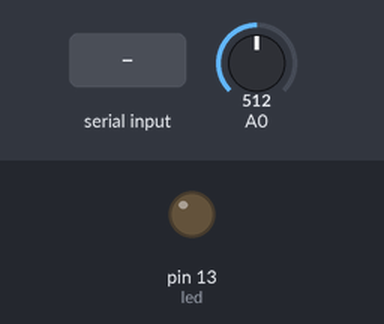
Recording of a sketch running on a simulated Arduino Uno, built with avr-gcc and run on an emulated ATmega328P. Parts: output pins drawn as LEDs (lit = HIGH). The inputs (shaded band) are chosen by the test bench; at power-on: A0 = 512. What the sketch prints to the serial monitor is not drawn.

Above: at 1.0 s.
1.1 s: "B" received over Serial
At 1.6 s:
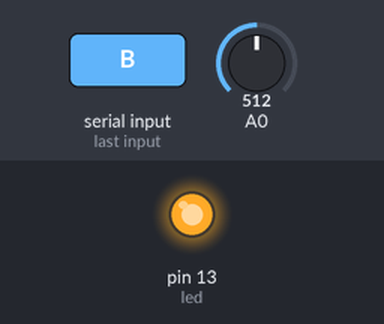
2.7 s: "1" received over Serial
At 4.0 s:
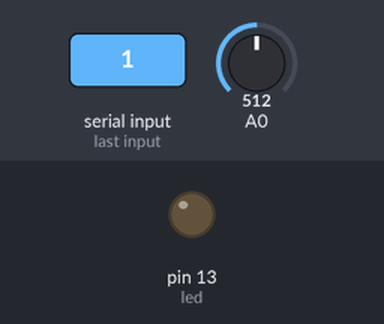
Timing chart, 0 to 5.7 s (numbered marks = the images above; inputs shaded):
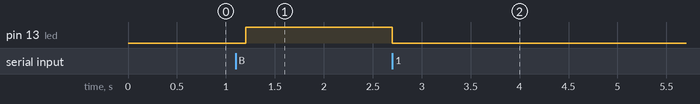

Measured:
- after the input at 1.1 s, pin 13 (led): LOW → HIGH after 0.10 s
- after the input at 2.7 s, pin 13 (led): HIGH → LOW at once

The sketch:

contacto_serial_led_A0.ino
```cpp
// --------- variables --------------

int firstSensor = 0;    // sensor analago
byte led = 13 ;         // puerto del led
int inByte = 0;         // byte de llegada por serial

// ----------- configuracones inciales --------------

void setup(){
  Serial.begin(9600);     // inicializo comunicacion serial 9600
  pinMode(led, OUTPUT);   // se configura el puerto del led
  // ------- espero a establecer conexion -------
  establishContact();     // envio la letra A hasta que halla una respuesta
}

// ------------- programa principal ---------------

void loop(){


  //  si llegan datos por serial
  if (Serial.available() > 0) {
    inByte = Serial.read(); // leeo el valor que llego

    if(inByte == 'B'){
      digitalWrite(led, HIGH);
    }
    else{
      digitalWrite(led, LOW);
    }

    // leeo el ADC A0, y lo escalo a 0 - 255 -> (1024)/4 :
    firstSensor = analogRead(0)/4;
    // envio el valor como byte -> llegara un caracter
    Serial.write(firstSensor);
    // envio un espacio, luego el valor medido como int y salto de linea
    Serial.print('\t');
    Serial.print(firstSensor);
    Serial.println();
  }
}


void establishContact() {
  // mientras no encunetre respuesta envio una A cada 300ms
  while (Serial.available() <= 0) {
    Serial.print('A');   // send a capital A
    delay(300);
  }
}
```
